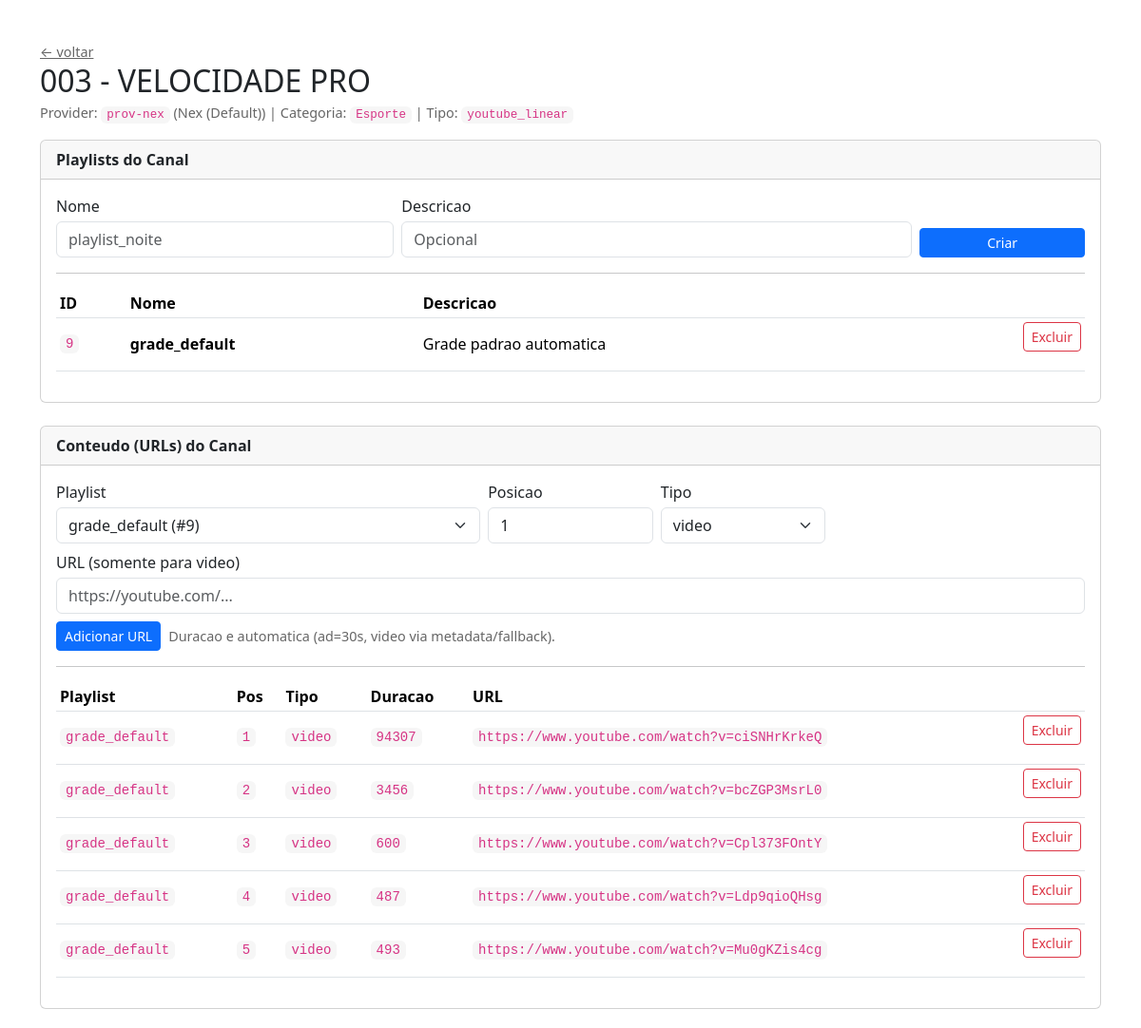
/admin/channels/7, run on the app's committed database.
### tables this page shows
CREATE TABLE channels (
            id INTEGER PRIMARY KEY AUTOINCREMENT,
            channel_number TEXT NOT NULL,
            name TEXT NOT NULL,
            category TEXT NOT NULL,
            provider_id TEXT NOT NULL,
            source_url TEXT NOT NULL,
            kind TEXT NOT NULL DEFAULT 'auto',
            schedule_start TEXT,
            is_active INTEGER NOT NULL DEFAULT 1,
            sort_order INTEGER NOT NULL DEFAULT 100,
            created_at TEXT NOT NULL DEFAULT (datetime('now')),
            FOREIGN KEY(provider_id) REFERENCES providers(provider_id) ON DELETE CASCADE,
            UNIQUE(provider_id, channel_number)
        );

CREATE TABLE providers (
        provider_id TEXT PRIMARY KEY,
        name TEXT NOT NULL,
        description TEXT DEFAULT ''
    );

CREATE TABLE playlists (
        id INTEGER PRIMARY KEY AUTOINCREMENT,
        channel_id INTEGER NOT NULL,
        name TEXT NOT NULL,
        description TEXT DEFAULT '',
        is_active INTEGER NOT NULL DEFAULT 1,
        created_at TEXT NOT NULL DEFAULT (datetime('now')),
        FOREIGN KEY(channel_id) REFERENCES channels(id) ON DELETE CASCADE,
        UNIQUE(channel_id, name)
    );

CREATE TABLE playlist_items (
        id INTEGER PRIMARY KEY AUTOINCREMENT,
        playlist_id INTEGER NOT NULL,
        position INTEGER NOT NULL,
        type TEXT NOT NULL,
        url TEXT,
        duration INTEGER NOT NULL,
        FOREIGN KEY(playlist_id) REFERENCES playlists(id) ON DELETE CASCADE
    );

### app/main.py (the view)
@app.get("/admin/channels/{channel_id}", response_class=HTMLResponse)
def channel_detail(channel_id: int, request: Request):
    channel = fetch_one(
        """SELECT c.*, p.name AS provider_name
           FROM channels c
           JOIN providers p ON p.provider_id = c.provider_id
           WHERE c.id=?""",
        (channel_id,),
    )
    if not channel:
        return RedirectResponse("/", status_code=303)
    playlists = fetch_all(
        """SELECT id, channel_id, name, description, is_active, created_at
           FROM playlists
           WHERE channel_id=?
           ORDER BY id""",
        (channel_id,),
    )
    playlist_items = fetch_all(
        """SELECT pi.id, pi.playlist_id, p.name AS playlist_name, pi.position, pi.type, pi.url, pi.duration
           FROM playlist_items pi
           JOIN playlists p ON p.id = pi.playlist_id
           WHERE p.channel_id=?
           ORDER BY p.id, pi.position""",
        (channel_id,),
    )
    return templates.TemplateResponse(
        "channel_detail.html",
        {
            "request": request,
            "channel": channel,
            "playlists": playlists,
            "playlist_items": playlist_items,
        },
    )

### app/templates/channel_detail.html (shortened to what this page needs)
﻿<!doctype html>
<html>
<head>
  <link rel="stylesheet" href="https://cdn.jsdelivr.net/npm/bootstrap@5.3.3/dist/css/bootstrap.min.css">
</head>
<body>
<div class="container">
  <div class="d-flex justify-content-between align-items-center mb-3">
    <div>
      <a href="/" class="small-muted">&larr; voltar</a>
      <h2 class="mb-1">{{ channel.channel_number }} - {{ channel.name }}</h2>
      <div class="small-muted">
        Provider: <code>{{ channel.provider_id }}</code> ({{ channel.provider_name }}) |
        Categoria: <code>{{ channel.category }}</code> |
        Tipo: <code>{{ channel.kind }}</code>
      </div>
    </div>
  </div>
  <div class="card mb-4">
    <div class="card-header"><b>Playlists do Canal</b></div>
    <div class="card-body">
      <form class="row g-2" method="post" action="/admin/playlists/create">
        <div class="col-md-4">
          <label class="form-label mb-1">Nome</label>
          <input class="form-control" name="name" placeholder="playlist_noite" required>
        </div>
        <div class="col-md-6">
          <label class="form-label mb-1">Descricao</label>
          <input class="form-control" name="description" placeholder="Opcional">
        </div>
        <div class="col-md-2 d-flex align-items-end">
          <button class="btn btn-primary btn-sm w-100">Criar</button>
        </div>
      </form>
      <hr>
      <table class="table table-sm align-middle">
        <thead><tr><th>ID</th><th>Nome</th><th>Descricao</th><th></th></tr></thead>
        <tbody>
          {% for pl in playlists %}
            <tr>
              <td><code>{{ pl.id }}</code></td>
              <td><b>{{ pl.name }}</b></td>
              <td>{{ pl.description or "" }}</td>
              <td class="text-end">
                <form method="post" action="/admin/playlists/delete" onsubmit="return confirm('Excluir playlist {{pl.name}}?');">
                  <button class="btn btn-outline-danger btn-sm">Excluir</button>
                </form>
              </td>
            </tr>
          {% endfor %}
        </tbody>
      </table>
    </div>
  </div>
  <div class="card">
    <div class="card-header"><b>Conteudo (URLs) do Canal</b></div>
    <div class="card-body">
      <form class="row g-2" method="post" action="/admin/channel-items/create">
        <div class="col-md-5">
          <label class="form-label mb-1">Playlist</label>
          <select class="form-select" name="playlist_id" required>
            {% for pl in playlists %}
              <option value="{{pl.id}}">{{ pl.name }} (#{{ pl.id }})</option>
            {% endfor %}
          </select>
        </div>
        <div class="col-md-2">
          <label class="form-label mb-1">Posicao</label>
          <input class="form-control" name="position" type="number" value="1" required>
        </div>
        <div class="col-md-2">
          <label class="form-label mb-1">Tipo</label>
          <select class="form-select" name="type">
            <option value="video">video</option>
          </select>
        </div>
        <div class="col-md-12">
          <label class="form-label mb-1">URL (somente para video)</label>
          <input class="form-control" name="url" placeholder="https://youtube.com/...">
        </div>
        <div class="col-12 d-flex gap-2 align-items-center">
          <button class="btn btn-primary btn-sm">Adicionar URL</button>
          <span class="small-muted">Duracao e automatica (ad=30s, video via metadata/fallback).</span>
        </div>
      </form>
      <hr>
      <table class="table table-sm align-middle">
        <thead><tr><th>Playlist</th><th>Pos</th><th>Tipo</th><th>Duracao</th><th>URL</th><th></th></tr></thead>
        <tbody>
          {% for it in playlist_items %}
            <tr>
              <td><code>{{ it.playlist_name }}</code></td>
              <td><code>{{ it.position }}</code></td>
              <td><code>{{ it.type }}</code></td>
              <td><code>{{ it.duration }}</code></td>
              <td style="max-width: 420px; overflow:hidden; text-overflow: ellipsis; white-space: nowrap;"><code>{{ it.url or '' }}</code></td>
              <td class="text-end">
                <form method="post" action="/admin/channel-items/delete" onsubmit="return confirm('Excluir item {{it.id}}?');">
                  <button class="btn btn-outline-danger btn-sm">Excluir</button>
                </form>
              </td>
            </tr>
          {% endfor %}
        </tbody>
      </table>
    </div>
  </div>
</div>
</body>
</html>

### app/templates/channel_detail.html (style rules this page uses)
body { padding: 20px; }
code { background: #f6f6f6; padding: 2px 6px; border-radius: 6px; }
.small-muted { color: #666; font-size: .9rem; }

### data on the page
channels: channel_number "003", name "VELOCIDADE PRO", provider_id "prov-nex", category "Esporte", kind "youtube_linear"
providers: provider_name "Nex (Default)"
playlists: id "9", name "grade_default", description "Grade padrao automatica"
playlist_items: playlist_name "grade_default", position "1", type "video", duration "94307", url "https://www.youtube.com/watch?v=ciSNHrKrkeQ"
playlist_items: playlist_name "grade_default", position "2", type "video", duration "3456", url "https://www.youtube.com/watch?v=bcZGP3MsrL0"
playlist_items: playlist_name "grade_default", position "3", type "video", duration "600", url "https://www.youtube.com/watch?v=Cpl373FOntY"
playlist_items: playlist_name "grade_default", position "4", type "video", duration "487", url "https://www.youtube.com/watch?v=Ldp9qioQHsg"
playlist_items: playlist_name "grade_default", position "5", type "video", duration "493", url "https://www.youtube.com/watch?v=Mu0gKZis4cg"

### other printed values
form field playlist_id "grade_default (#9)"
